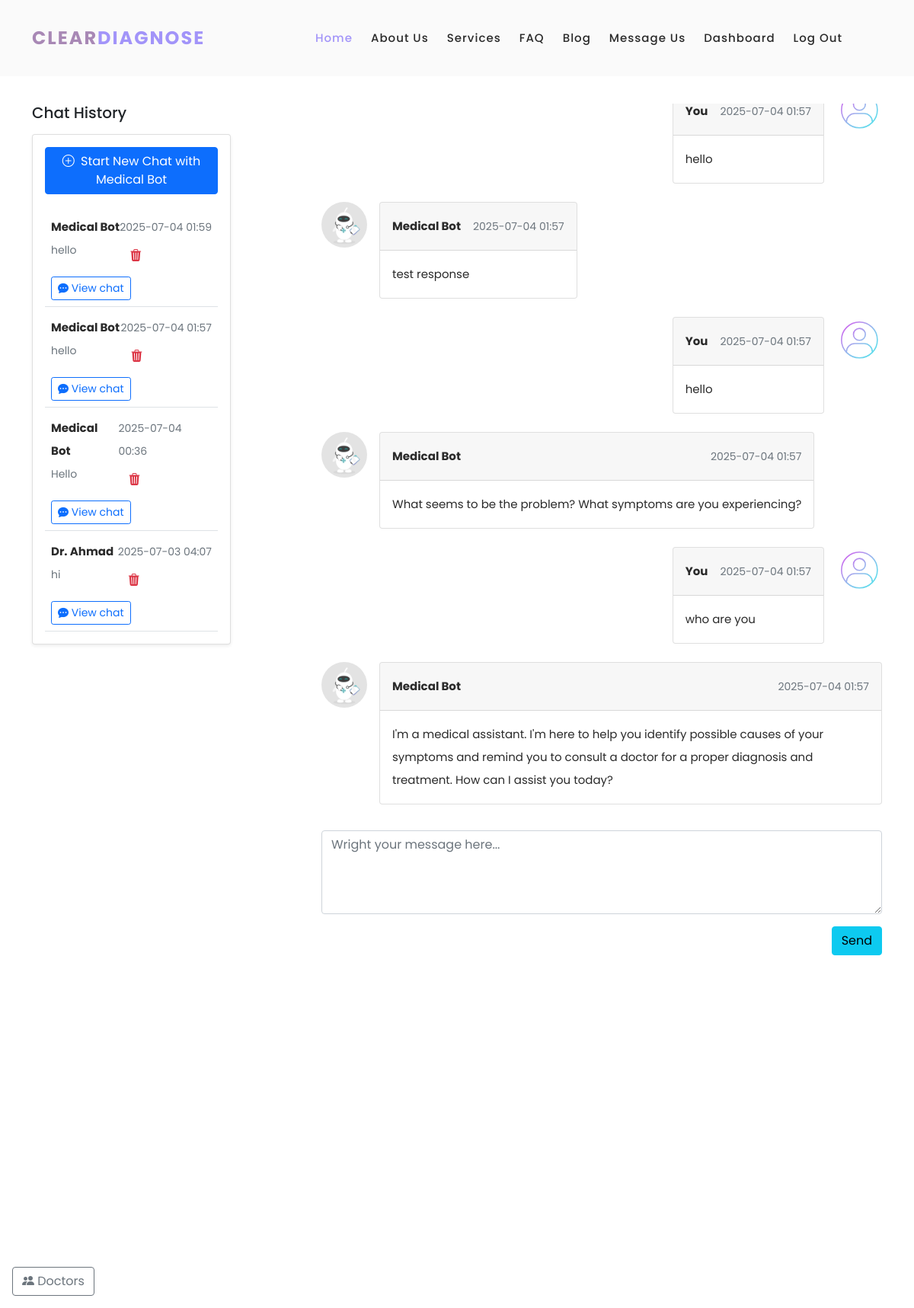
Page /chat/9 (signed in) on the committed database.
### models.py (models this page shows, shortened)
class Conversation(db.Model):
    id = db.Column(db.Integer, primary_key=True)
    user_id = db.Column(db.Integer, db.ForeignKey('users.id'), nullable=False)
    role = db.Column(db.String(50), default='User')  # 'User' or 'Doctor'
    subject = db.Column(db.String(255), nullable=False)
    messages = db.relationship('Message', backref='conversation',cascade="all, delete-orphan", lazy=True, order_by="Message.timestamp")
    doctor_id = db.Column(db.Integer, db.ForeignKey('doctors.id'), nullable=True)
    timestamp = db.Column(db.DateTime, default=datetime.utcnow)
    status = db.Column(db.String(50), default='active')  # 'active', 'closed', 'pending'
    user = db.relationship('User', backref='conversations')

class Doctor(db.Model):
    __tablename__ = 'doctors'
    id = db.Column(db.Integer, primary_key=True)
    name = db.Column(db.String(100), nullable=False)
    specialty = db.Column(db.String(100), nullable=False)
    created_at = db.Column(db.DateTime, server_default=db.func.now())
    updated_at = db.Column(db.DateTime, server_default=db.func.now(), onupdate=db.func.now())
    user_id = db.Column(db.Integer, db.ForeignKey('users.id'), nullable=False)
    user = db.relationship('User', back_populates='doctor_profile')

class Message(db.Model):
    id = db.Column(db.Integer, primary_key=True)
    conversation_id = db.Column(db.Integer, db.ForeignKey('conversation.id'), nullable=False)
    sender_id = db.Column(db.Integer, db.ForeignKey('users.id'), nullable=False)
    role = db.Column(db.String(50), default='User')  # 'User' or 'Doctor' or 'Assistant'
    content = db.Column(db.Text, nullable=False)
    timestamp = db.Column(db.DateTime, default=datetime.utcnow)
    sender = db.relationship('User')

### app.py (the view, shortened to what this page needs)
@app.route('/chat/<int:conversation_id>', defaults={'doctor_id': None}, methods=['GET', 'POST'])
@app.route('/chat/<int:conversation_id>/doctor/<int:doctor_id>', methods=['GET', 'POST'])
@login_required
def chat(conversation_id, doctor_id):
    doctors = db.session.query(User).join(Doctor).filter(User.role == 'doctor').all()
    conversations = Conversation.query.filter_by(user_id=current_user.id).order_by(Conversation.timestamp.desc()).all()
    doctor_conversations = Conversation.query.filter_by(doctor_id=current_user.id).order_by(Conversation.timestamp.desc()).all()
    if current_user.role == 'doctor':
        conversations = doctor_conversations
    if conversation_id == 0:
        return render_template('chat.html', conversations=conversations, doctors=doctors,doctor_id=doctor_id, new_chat=True)
    user_id = request.args.get('user_id', type=int)
    if user_id :
        convo = Conversation.query.filter_by(id=conversation_id, user_id=user_id, doctor_id=current_user.id).first_or_404()
    else:
        convo = Conversation.query.filter_by(id=conversation_id, user_id=current_user.id).first_or_404()
    return render_template('chat.html', conversations=conversations, conversation=convo, doctors=doctors, new_chat=False)

### app.py (called while the page is built)
@login_manager.user_loader
def load_user(user_id):
    return UserLogin.query.get(int(user_id))

@app.before_request
def create_tables():
    db.create_all()

@app.before_request
def update_last_seen():
    if current_user.is_authenticated:
        current_user.last_login = datetime.utcnow()
        db.session.commit()

@app.template_filter('doctor_name')
def doctor_name_filter(doctor_id):
    doctor = Doctor.query.filter_by(user_id=doctor_id).first()
    return doctor.name if doctor else "Unknown"

### templates/chat.html (shortened to what this page needs)
{%extends "base.html" %}
{% block content %}
<section>
  <div class="container py-3">
    <div class="row">
      <div class="col-md-5 col-lg-4 col-xl-3 mb-4 mb-md-0 overflow-auto" style='height: 65vh;' id="chat-history">
        <h5 class="font-weight-bold mb-3 text-center text-lg-start">Chat History</h5>
        <div class="card shadow-sm">
          <div class="card-body">
            <a href="{{url_for('chat', conversation_id=0)}}" class="btn btn-primary mb-3">
              <i class="bi bi-plus-circle me-1"></i> Start New Chat with Medical Bot
            </a>
          {% if conversations %}
            <ul class="list-unstyled mb-0">
            {% for conversation in conversations %}
              <li class="p-2 border-bottom">
                <a href="#!" class="d-flex justify-content-between">
                  <div class="d-flex flex-row">
                    <div class="pt-1">
                      <p class="fw-bold mb-0">
                        {% if conversation.doctor_id %}
                          {% if current_user.role == 'doctor' %}
                            {{ conversation.user.username }}
                          {% else %}
                            Dr. {{ conversation.doctor_id | doctor_name }}
                          {% endif %}
                        {% else %}
                          Medical Bot
                        {% endif %}
                      </p>
                      <p class="small text-muted">{{ conversation.subject[:120] }}{% if conversation.subject|length > 120 %}...{% endif %}</p>
                    </div>
                  </div>
                  <div class="pt-1">
                    <p class="small text-muted mb-1">{{ conversation.timestamp.strftime('%Y-%m-%d %H:%M') }}</p>
                    <form method="POST"
                          action="{{ url_for('delete_conversation', conversation_id=conversation.id) }}"
                          class="delete-form">
                      <button type="button" class="btn btn-link text-danger trigger-delete">
                        <i class="bi bi-trash3-fill"></i>
                      </button>
                    </form>
                  </div>
                </a>
                      <p>
                        {% if current_user.role == 'doctor' %}
                        <a href="{{ url_for('chat', conversation_id=conversation.id,doctor_id=conversation.doctor_id, user_id=conversation.user_id) }}" class="btn btn-sm btn-outline-primary mt-2">
                        {% else %}
                        <a href="{{ url_for('chat', conversation_id=conversation.id, doctor_id=conversation.doctor_id) }}" class="btn btn-sm btn-outline-primary mt-2">
                        {% endif %}
                          <i class="bi bi-chat-dots-fill"></i>
                        View chat
                        </a>
                      </p>
              </li>
              {% endfor %}
            </ul>
          {% else %}
            <p class="text-muted">No conversation history yet.</p>
          {% endif %}
          </div>
        </div>
      </div>
      <div class="col-md-1 col-lg-1 col-xl-1 overflow-auto"  style='height: 65vh;' id=""></div>
      <div class="col-md-6 col-lg-7 col-xl-8 ' id="chat-box">
        <div  id="chat-messages" style="height: 55vh; overflow-y: auto;">
        <ul class="list-unstyled">
          {% if conversation %}
            {%if conversation.messages %}
              {% for msg in conversation.messages %}
                {% if msg.sender_id == current_user.id %}
                  <li class="d-flex flex-row-reverse mb-4">
                    <img src="{{ url_for('static', filename='images/avatar.svg') }}" alt="avatar"
                        class="rounded-circle d-flex align-self-start ms-3 shadow-1-strong" style="width:60px">
                    <div class="card">
                      <div class="card-header d-flex justify-content-between p-3">
                        <p class="fw-bold mb-0">You</p>
                        <p class="text-muted small mb-0 ms-3"> {{ msg.timestamp.strftime('%Y-%m-%d %H:%M') }}</p>
                      </div>
                      <div class="card-body">
                        <p class="mb-0">
                          {{ msg.content }}
                        </p>
                      </div>
                    </div>
                  </li>
                {% else %}
                  <li class="d-flex mb-4">
                    <img src="{{ url_for('static', filename='images/mbotavatar.webp') }}" alt="avatar"
                      class="rounded-circle d-flex align-self-start me-3 shadow-1-strong" style="max-width:60px">
                    <div class="card">
                      <div class="card-header d-flex justify-content-between p-3">
                        <p class="fw-bold mb-0">
                              Medical Bot
                        </p>
                        <p class="text-muted small mb-0 ms-3"> {{ msg.timestamp.strftime('%Y-%m-%d %H:%M') }}</p>
                      </div>
                      <div class="card-body">
                        <p class="mb-0">
                          {{ msg.content }}
                        </p>
                      </div>
                  </div>
                  </li>
                {% endif %}
              {% endfor %}
          {% endif %}
        </ul>
        </div>
        <div style="margin-top: 10px;">
          <ul class="list-unstyled">
              <form id="chat-form" method="POST">
                <li class="bg-white mb-3">
                  <div data-mdb-input-init class="form-outline">
                    <textarea required autofocus class="form-control bg-body-tertiary" placeholder="Wright your message here..." name="message" id="textAreaExample2" rows="4"></textarea>
                  </div>
                </li>
                <button  type="submit" data-mdb-button-init data-mdb-ripple-init class="btn btn-info btn-rounded float-end">Send</button>
            </form>
            {% endif %}
          </ul>
        </div>
      </div>
    </div>
  </div>
</section>
<button id="toggleSidebar" class="btn btn-outline-secondary position-fixed bottom-0 start-0 m-3 z-index-1030">
  <i class="bi bi-people-fill"></i> Doctors
</button>
{% endblock %}

### static/css/templatemo-space-dynamic.css (style rules this page uses)
html, body, div, span, applet, object, iframe, h1, h2, h3, h4, h5, h6, p, blockquote, div pre, a, abbr, acronym, address, big, cite, code, del, dfn, em, font, img, ins, kbd, q, s, samp, small, strike, strong, sub, sup, tt, var, b, u, i, center, dl, dt, dd, ol, ul, li, figure, header, nav, section, article, aside, footer, figcaption { margin: 0; padding: 0; border: 0; outline: 0; }
ul, li { padding: 0; margin: 0; list-style: none; }
header, nav, section, article, aside, footer, hgroup { display: block; }
* { box-sizing: border-box; }
html, body { font-family: 'Poppins', sans-serif; font-weight: 400; background-color: #fff; -ms-text-size-adjust: 100%; -webkit-font-smoothing: antialiased; -moz-osx-font-smoothing: grayscale; }
a { text-decoration: none !important; }
h1, h2, h3, h4, h5, h6 { margin-top: 0px; margin-bottom: 0px; }
ul { margin-bottom: 0px; }
p { font-size: 15px; line-height: 30px; color: #2a2a2a; }
img { width: 100%; overflow: hidden; }
html, body { background: #fff; font-family: 'Poppins', sans-serif; }

### rows in the picture
Conversation: shows "Medical Bot", subject "hello", timestamp "2025-07-04 01:59"
Conversation: shows "Medical Bot", subject "hello", timestamp "2025-07-04 01:57"
Conversation: shows "Medical Bot", subject "Hello", timestamp "2025-07-04 00:36"
Conversation: doctor_id|doctor_name "Ahmad", subject "hi", timestamp "2025-07-03 04:07"
Message: timestamp "2025-07-04 01:57", content "hello"
Message: timestamp "2025-07-04 01:57", content "test response"
Message: timestamp "2025-07-04 01:57", content "hello"
Message: timestamp "2025-07-04 01:57", content "What seems to be the problem? What symptoms are you experiencing?"
Message: timestamp "2025-07-04 01:57", content "who are you"
Message: timestamp "2025-07-04 01:57", content "I'm a medical assistant. I'm here to help you identify possible causes of your symptoms and remind you to consult a doctor for a proper diagnosis and treatment. How can I assist you today?"
